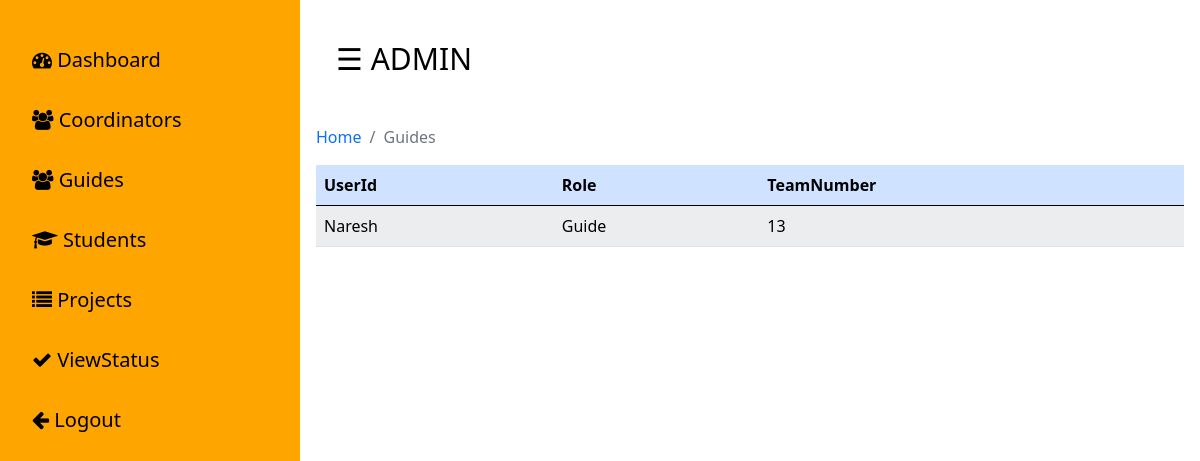
Page /admin/guide.php on the committed database.
### tables this page shows
CREATE TABLE `guide` (
  `TeamNumber` int(11) NOT NULL,
  `UserId` varchar(30) NOT NULL,
  `Password` varchar(20) NOT NULL,
  `Role` varchar(20) NOT NULL DEFAULT 'Guide'
);

### admin/guide.php (the view)
<?php
include('includes/header.php');
?>
<nav aria-label="breadcrumb">
  <ol class="breadcrumb">
    <li class="breadcrumb-item"><a href="dashboard.php">Home</a></li>
    <li class="breadcrumb-item active" aria-current="page">Guides</li>
  </ol>
</nav>
<table class="table table-success table-striped">
  <thead class="table-primary" border="5px">
    <tr >
        <th>UserId</th>
        <th>Role</th>
        <th>TeamNumber</th>
    </tr>
  </thead>
  <tbody class="table-light">
      <?php
        $query="SELECT * FROM guide";
        $query_run = mysqli_query($conn,$query);
        while($row = mysqli_fetch_assoc($query_run))
        {
           ?>
           <tr>
               <td><?php echo $row['UserId'] ?></td>
               <td><?php echo $row['Role'] ?></td>
               <td><?php echo $row['TeamNumber'] ?></td>
           </tr>
      <?php  }
      ?>
  </tbody>
</table>

### admin/style.css (style rules this page uses)
body { margin:0px; padding: 0px; background-color:#FDFEFE ; overflow: hidden; font-family: system-ui; }

### admin/includes/header.php (style rules this page uses)
a { text-decoration:none; }

### rows in the picture
guide: UserId "Naresh", Role "Guide", TeamNumber "13"
